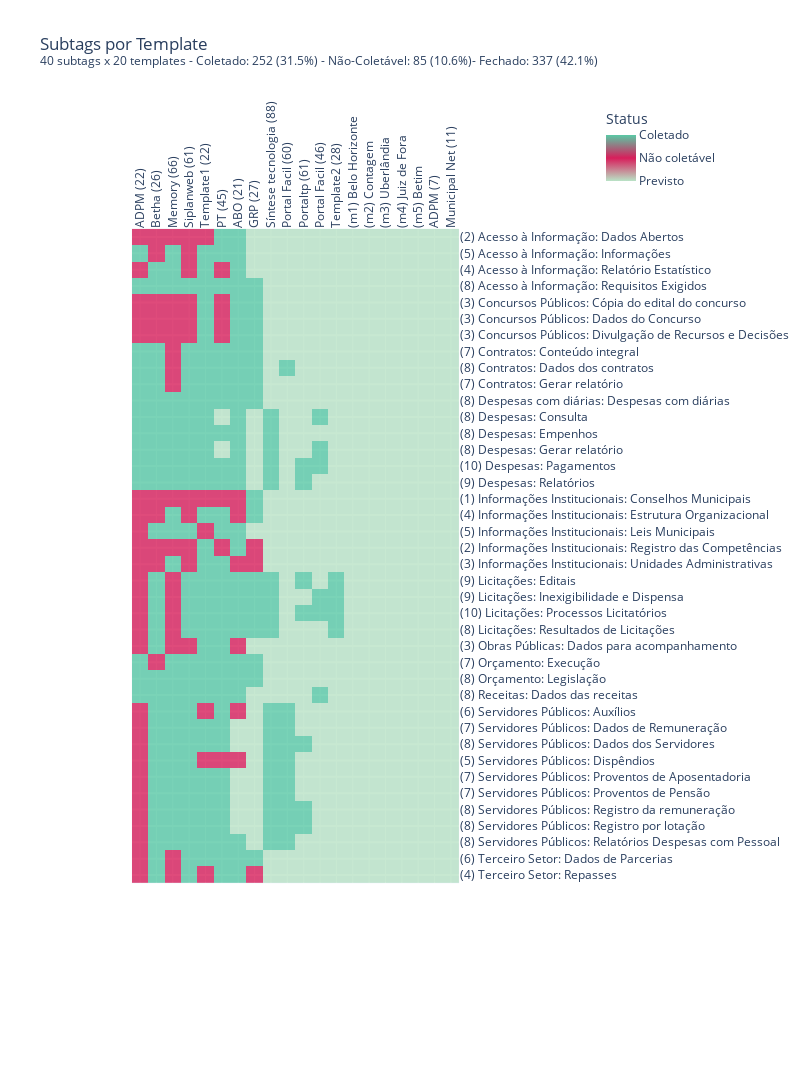

The code cell stored with this chart in its notebook:
### Code cell
def plot_tags_coletadas(epics):
    
    n_templates_cobertos = epics[epics == 2].count(axis=1).values
    n_subtags_pendentes  = epics[epics == 0].count(axis=0).values

    y = [f'({n}) {tag}' for n, tag in zip(n_templates_cobertos, epics.index)]
    x = [t for n, t in sorted(zip(n_subtags_pendentes, epics.columns))]

    tot_coletado = sum(n_templates_cobertos)
    tot_nao_coletavel = epics[epics == 1].count().sum()
    tot = len(x) * len(y)
    
    title = f'Subtags por Template<br><sup>{len(y)} subtags x {len(x)} templates '
    title += f'- Coletado: {tot_coletado} ({round( tot_coletado*100/tot , 1)}%) '
    title += f'- Não-Coletável: {tot_nao_coletavel} ({round( tot_nao_coletavel*100/tot , 1)}%)'
    title += f'- Fechado: {tot_coletado+tot_nao_coletavel} ({round( (tot_coletado+tot_nao_coletavel)*100/tot , 1)}%)</sup>'
    
    #TODO discrete scale
    fig = px.imshow(
        epics[x], y=y, height=1150, width=800, title=title, 
        color_continuous_scale=[(0, '#B9E3C6'), (0.5, '#D81E5B'), (1, '#59C9A5')])     
        
    fig.update_traces(opacity=0.80)
    fig.update_xaxes(tickangle=-90, side="top")
    fig.update_yaxes(showgrid=True, gridwidth=2, side='right')
    fig.update_layout(
        coloraxis_colorbar=dict(
            title="Status", lenmode='pixels', len=90, x=1.2, y=0.95, 
            tickvals=[0,1,2],
            ticktext=['Previsto', 'Não coletável', 'Coletado']), 
        font=dict(size=12))
    
    fig.write_image('fig/tags.png', scale=3)    
    
    return fig

#TODO change dpi
#TODO check results
#TODO completar subtags
def process_epics_for_tags(epics, top_templates, subtags):       
    
    templates = top_templates.template.unique()
    epics = epics[epics.template.isin(templates)]
    
    epics = epics[(epics.tag.notnull()) & (epics.template.notnull())] 
        
    s = epics[epics.subtag.isnull()][['template', 'tag', 'state']].copy()
    all_subtags_ok  = s[s.state == 'Coletado']
    all_subtags_nok = s[s.state == 'Não coletável']
    
    epics = epics[(epics.state == 'Coletado') | (epics.state == 'Não coletável')]
    epics = epics[epics.subtag.notnull()]
    
    # explode a lista de subtags em multiplas linhas
    epics.subtag = epics.subtag.apply(eval)
    epics = epics.explode('subtag')
    epics['tag_subtag'] = epics['tag'] + ': ' + epics['subtag']
    epics = epics.drop_duplicates(['tag_subtag', 'template']) 

    epics = epics[['tag_subtag', 'template', 'state']]    
    epics.loc[epics.state == 'Coletado', 'state'] = 2    
    epics.loc[epics.state == 'Não coletável', 'state'] = 1          
    
    epics = epics.pivot(index='tag_subtag', columns='template', values='state')
    epics = epics[epics.index.notnull()]
    
    # Adiciona templates e subtags faltantes
    for t in [t for t in templates if t not in epics.columns]: 
        epics[t] = 0
    for s in [s for s in subtags if s not in epics.index]: 
        epics = pd.concat([epics, pd.DataFrame(None, index=[s])])
    
    # Adiciona informacoes de epics que cobrem multiplas subtags
    #TODO despesas com diarias vs. despesas, mesmo prefixo
    for index, row in all_subtags_ok.iterrows():
        epics.loc[epics.index.str.startswith(f'{row["tag"]}:'), row['template']] = 2
    for index,row in all_subtags_nok.iterrows():
        epics.loc[epics.index.str.startswith(f'{row["tag"]}:'), row['template']] = 1
        
    shortnames = {x:y for x,y in zip(top_templates.template.values, top_templates.shortname.values)} 
    epics = epics.rename(columns=shortnames)
    epics = epics.sort_index()
    epics = epics.fillna(0)    
    
    print(epics.shape)
    display(epics.tail(2))
    # print(epics.index)
    # print(epics.tag_subtag.unique())
    #TODO checar conflitos
    # print(f'all_subtags_ok: {all_subtags_ok.sort_values("tag")}') 
    # print(f'\nall_subtags_nok: {all_subtags_nok.sort_values("tag")}')
    
    # write csv
    return epics
       

epics_df = pd.read_csv("data/epics.csv")
top_templates = pd.read_csv("data/top_templates.csv")    
epics_dev = pd.read_csv("data/epics_dev.csv", index_col="template_rank")
subtags = epics_dev.columns.to_list()
# display(epics_df)
# display(top_templates)

tags = process_epics_for_tags(epics_df, top_templates, subtags)
plot_tags_coletadas(tags)

### Figure 1 — Plotly figure (JSON) as saved in the notebook; plotly's stock layout.template omitted (floating-point values rounded to 4 significant figures; data arrays with more than 128 entries replaced by an {"elided": "..."} marker saying what was removed)
{"data": [{"coloraxis": "coloraxis", "hovertemplate": "x: %{x}<br>y: %{y}<br>color: %{z}<extra></extra>", "name": "0", "opacity": 0.8, "type": "heatmap", "x": ["ADPM (22)", "Betha (26)", "Memory (66)", "Siplanweb (61)", "Template1 (22)", "PT (45)", "ABO (21)", "GRP (27)", "Síntese tecnologia (88)", "Portal Facil (60)", "Portaltp (61)", "Portal Facil (46)", "Template2 (28)", "(m1) Belo Horizonte", "(m2) Contagem", "(m3) Uberlândia", "(m4) Juiz de Fora", "(m5) Betim", "ADPM (7)", "Municipal Net (11)"], "xaxis": "x", "y": ["(2) Acesso à Informação: Dados Abertos", "(5) Acesso à Informação: Informações", "(4) Acesso à Informação: Relatório Estatístico", "(8) Acesso à Informação: Requisitos Exigidos", "(3) Concursos Públicos: Cópia do edital do concurso", "(3) Concursos Públicos: Dados do Concurso", "(3) Concursos Públicos: Divulgação de Recursos e Decisões", "(7) Contratos: Conteúdo integral", "(8) Contratos: Dados dos contratos", "(7) Contratos: Gerar relatório", "(8) Despesas com diárias: Despesas com diárias", "(8) Despesas: Consulta", "(8) Despesas: Empenhos", "(8) Despesas: Gerar relatório", "(10) Despesas: Pagamentos", "(9) Despesas: Relatórios", "(1) Informações Institucionais: Conselhos Municipais", "(4) Informações Institucionais: Estrutura Organizacional", "(5) Informações Institucionais: Leis Municipais", "(2) Informações Institucionais: Registro das Competências", "(3) Informações Institucionais: Unidades Administrativas", "(9) Licitações: Editais", "(9) Licitações: Inexigibilidade e Dispensa", "(10) Licitações: Processos Licitatórios", "(8) Licitações: Resultados de Licitações", "(3) Obras Públicas: Dados para acompanhamento", "(7) Orçamento: Execução", "(8) Orçamento: Legislação", "(8) Receitas: Dados das receitas", "(6) Servidores Públicos: Auxílios", "(7) Servidores Públicos: Dados de Remuneração", "(8) Servidores Públicos: Dados dos Servidores", "(5) Servidores Públicos: Dispêndios", "(7) Servidores Públicos: Proventos de Aposentadoria", "(7) Servidores Públicos: Proventos de Pensão", "(8) Servidores Públicos: Registro da remuneração", "(8) Servidores Públicos: Registro por lotação", "(8) Servidores Públicos: Relatórios Despesas com Pessoal", "(6) Terceiro Setor: Dados de Parcerias", "(4) Terceiro Setor: Repasses"], "yaxis": "y", "z": {"elided": "40x20 int values"}}], "layout": {"coloraxis": {"colorbar": {"len": 90, "lenmode": "pixels", "ticktext": ["Previsto", "Não coletável", "Coletado"], "tickvals": [0, 1, 2], "title": {"text": "Status"}, "x": 1.2, "y": 0.95}, "colorscale": [[0, "#B9E3C6"], [0.5, "#D81E5B"], [1, "#59C9A5"]]}, "font": {"size": 12}, "height": 1150, "title": {"text": "Subtags por Template<br><sup>40 subtags x 20 templates - Coletado: 252 (31.5%) - Não-Coletável: 85 (10.6%)- Fechado: 337 (42.1%)</sup>"}, "width": 800, "xaxis": {"anchor": "y", "autorange": true, "constrain": "domain", "domain": [0, 1], "range": [-0.5, 19.5], "scaleanchor": "y", "side": "top", "tickangle": -90, "type": "category"}, "yaxis": {"anchor": "x", "autorange": true, "constrain": "domain", "domain": [0.1412, 0.8588], "gridwidth": 2, "range": [39.5, -0.5], "showgrid": true, "side": "right", "type": "category"}}}
